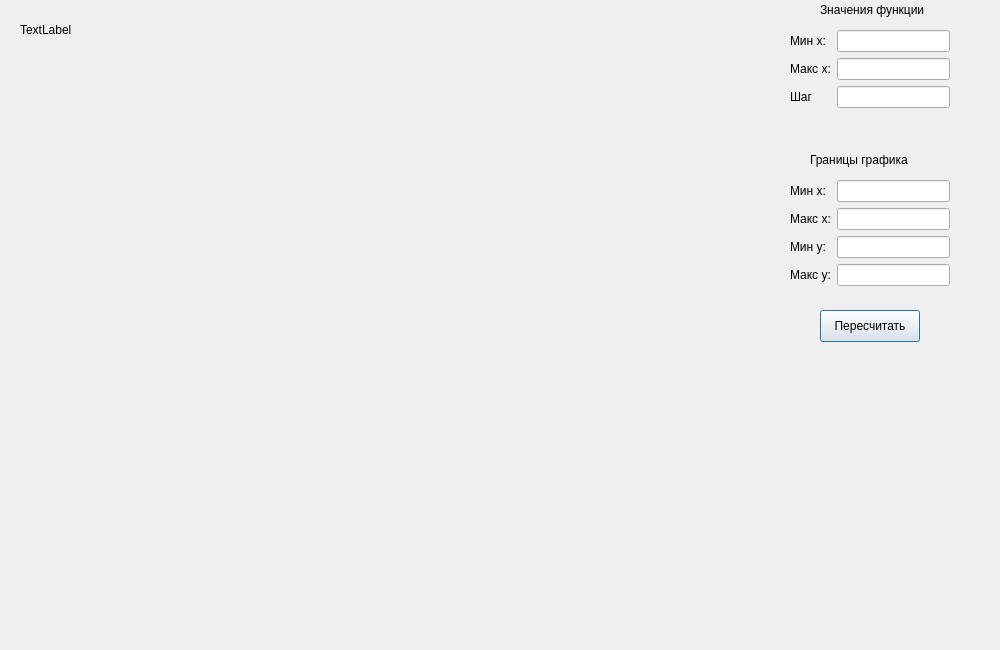
<?xml version="1.0" encoding="UTF-8"?>
<ui version="4.0">
 <class>Chart</class>
 <widget class="QDialog" name="Chart">
  <property name="geometry">
   <rect>
    <x>0</x>
    <y>0</y>
    <width>1000</width>
    <height>650</height>
   </rect>
  </property>
  <property name="minimumSize">
   <size>
    <width>1000</width>
    <height>650</height>
   </size>
  </property>
  <property name="windowTitle">
   <string>Dialog</string>
  </property>
  <widget class="QCustomPlot" name="widget" native="true">
   <property name="geometry">
    <rect>
     <x>0</x>
     <y>50</y>
     <width>600</width>
     <height>600</height>
    </rect>
   </property>
   <property name="minimumSize">
    <size>
     <width>600</width>
     <height>600</height>
    </size>
   </property>
   <property name="maximumSize">
    <size>
     <width>600</width>
     <height>600</height>
    </size>
   </property>
  </widget>
  <widget class="QWidget" name="formLayoutWidget">
   <property name="geometry">
    <rect>
     <x>790</x>
     <y>30</y>
     <width>160</width>
     <height>91</height>
    </rect>
   </property>
   <layout class="QFormLayout" name="formLayout">
    <item row="0" column="0">
     <widget class="QLabel" name="label">
      <property name="text">
       <string>Мин x:</string>
      </property>
     </widget>
    </item>
    <item row="0" column="1">
     <widget class="QLineEdit" name="min_x_edit"/>
    </item>
    <item row="1" column="0">
     <widget class="QLabel" name="label_2">
      <property name="text">
       <string>Макс x:</string>
      </property>
     </widget>
    </item>
    <item row="1" column="1">
     <widget class="QLineEdit" name="max_x_edit"/>
    </item>
    <item row="2" column="0">
     <widget class="QLabel" name="label_3">
      <property name="text">
       <string>Шаг</string>
      </property>
     </widget>
    </item>
    <item row="2" column="1">
     <widget class="QLineEdit" name="step"/>
    </item>
   </layout>
  </widget>
  <widget class="QPushButton" name="recalc">
   <property name="geometry">
    <rect>
     <x>820</x>
     <y>310</y>
     <width>100</width>
     <height>32</height>
    </rect>
   </property>
   <property name="text">
    <string>Пересчитать</string>
   </property>
  </widget>
  <widget class="QLabel" name="label_5">
   <property name="geometry">
    <rect>
     <x>820</x>
     <y>0</y>
     <width>121</width>
     <height>20</height>
    </rect>
   </property>
   <property name="text">
    <string>Значения функции</string>
   </property>
  </widget>
  <widget class="QWidget" name="formLayoutWidget_2">
   <property name="geometry">
    <rect>
     <x>790</x>
     <y>180</y>
     <width>160</width>
     <height>121</height>
    </rect>
   </property>
   <layout class="QFormLayout" name="formLayout_2">
    <item row="0" column="0">
     <widget class="QLabel" name="label_6">
      <property name="text">
       <string>Мин x:</string>
      </property>
     </widget>
    </item>
    <item row="0" column="1">
     <widget class="QLineEdit" name="min_x_edit_2"/>
    </item>
    <item row="1" column="0">
     <widget class="QLabel" name="label_7">
      <property name="text">
       <string>Макс x:</string>
      </property>
     </widget>
    </item>
    <item row="1" column="1">
     <widget class="QLineEdit" name="max_x_edit_2"/>
    </item>
    <item row="2" column="0">
     <widget class="QLabel" name="label_8">
      <property name="text">
       <string>Мин y:</string>
      </property>
     </widget>
    </item>
    <item row="3" column="0">
     <widget class="QLabel" name="label_9">
      <property name="text">
       <string>Макс y:</string>
      </property>
     </widget>
    </item>
    <item row="3" column="1">
     <widget class="QLineEdit" name="max_y_edit_2"/>
    </item>
    <item row="2" column="1">
     <widget class="QLineEdit" name="min_y_edit_2"/>
    </item>
   </layout>
  </widget>
  <widget class="QLabel" name="label_10">
   <property name="geometry">
    <rect>
     <x>810</x>
     <y>150</y>
     <width>121</width>
     <height>20</height>
    </rect>
   </property>
   <property name="text">
    <string>Границы графика</string>
   </property>
  </widget>
  <widget class="QLabel" name="func_name_label">
   <property name="geometry">
    <rect>
     <x>20</x>
     <y>20</y>
     <width>321</width>
     <height>20</height>
    </rect>
   </property>
   <property name="text">
    <string>TextLabel</string>
   </property>
  </widget>
 </widget>
 <customwidgets>
  <customwidget>
   <class>QCustomPlot</class>
   <extends>QWidget</extends>
   <header>qcustomplot.h</header>
   <container>1</container>
  </customwidget>
 </customwidgets>
 <resources/>
 <connections/>
</ui>
